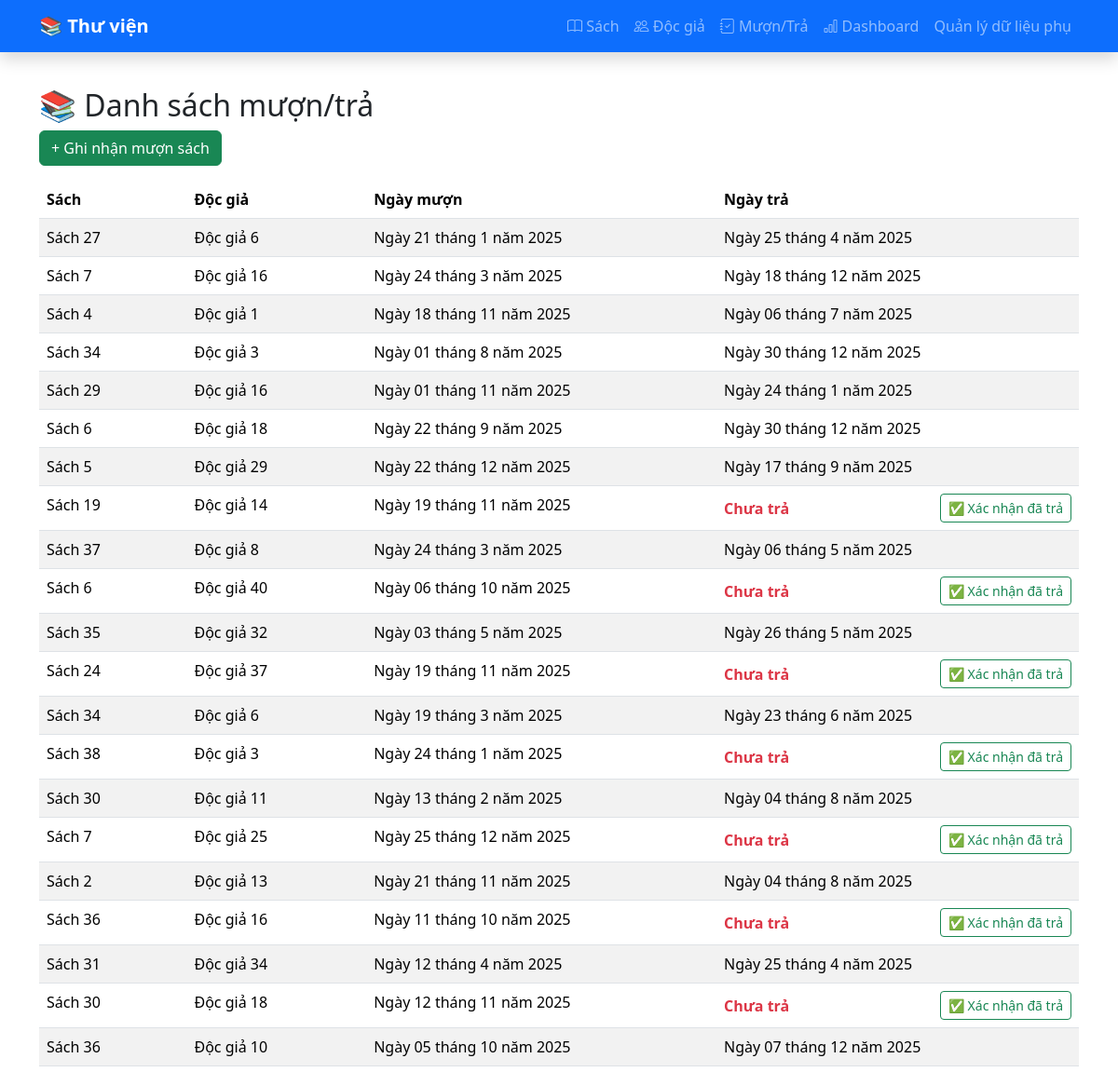
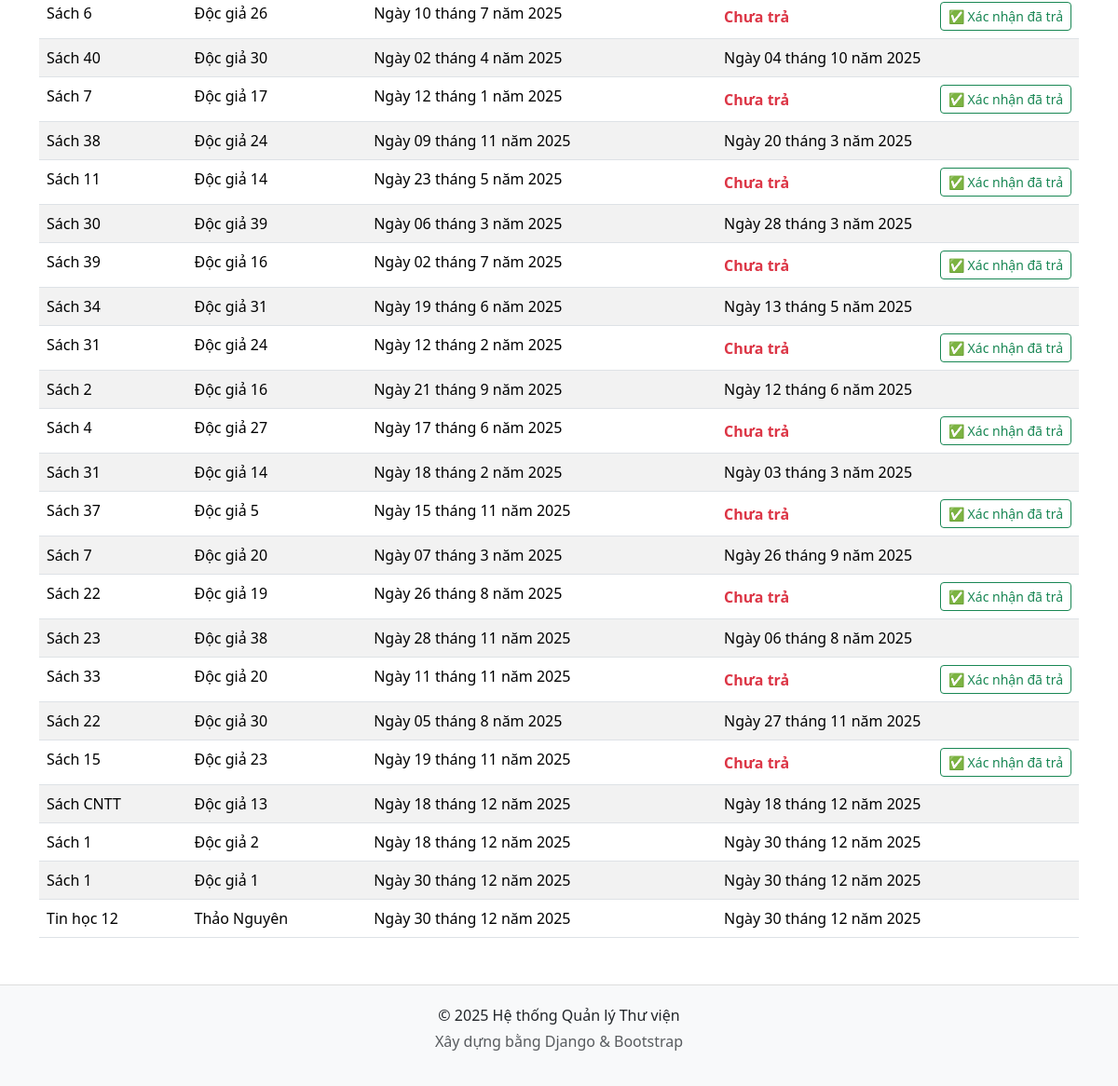
Screenshot of /loans/ with the database file from the repository (2 pictures, top to bottom).
### catalog/models.py (models this page shows, shortened)
class Loan(models.Model):
    book = models.ForeignKey(Book, on_delete=models.CASCADE)
    borrower = models.ForeignKey(Borrower, on_delete=models.CASCADE)
    borrow_date = models.DateField(auto_now_add=True)
    return_date = models.DateField(null=True, blank=True)

class Book(models.Model):
    title = models.CharField(max_length=200)
    author = models.ForeignKey(Author, on_delete=models.CASCADE)
    category = models.ForeignKey(Category, on_delete=models.SET_NULL, null=True)
    publisher = models.ForeignKey(Publisher, on_delete=models.SET_NULL, null=True)
    publish_year = models.IntegerField()
    quantity = models.IntegerField(default=1)

class Borrower(models.Model):
    name = models.CharField(max_length=100)
    email = models.EmailField()
    phone = models.CharField(max_length=20)

### catalog/views.py (the view)
# urls.py: path("loans/", views.loan_list, name="loan_list"),
def loan_list(request):
    loans = Loan.objects.select_related("book", "borrower").all()
    return render(request, "catalog/loan_list.html", {"loans": loans})

### templates/catalog/loan_list.html (shortened to what this page needs)
{% extends "base.html" %}
{% block content %}
<h2>📚 Danh sách mượn/trả</h2>
<a href="{% url 'loan_create' %}" class="btn btn-success mb-3">+ Ghi nhận mượn sách</a>
<table class="table table-striped">
  <thead>
    <tr>
      <th>Sách</th>
      <th>Độc giả</th>
      <th>Ngày mượn</th>
      <th>Ngày trả</th>
    </tr>
  </thead>
  <tbody>
    {% for l in loans %}
    <tr>
      <td>{{ l.book.title }}</td>
      <td>{{ l.borrower.name }}</td>
      <td>{{ l.borrow_date }}</td>
      <td>
        {% if l.return_date %}
          {{ l.return_date }}
        {% else %}
          <div class="d-flex justify-content-between align-items-center">
            <span class="text-danger fw-bold">Chưa trả</span>
            <form method="post" action="{% url 'confirm_return' l.pk %}">
              <button type="submit" class="btn btn-outline-success btn-sm ms-2">✅ Xác nhận đã trả</button>
            </form>
          </div>
        {% endif %}
      </td>
    </tr>
    {% empty %}
    <tr><td colspan="4">Chưa có lượt mượn nào.</td></tr>
    {% endfor %}
  </tbody>
</table>
{% endblock %}

### templates/base.html (style rules this page uses)
body { padding-top: 70px; }

### rows the page displays
Loan: book "Sách 27", borrower.name "Độc giả 6", borrow_date "Ngày 21 tháng 1 năm 2025", return_date "Ngày 25 tháng 4 năm 2025"
Loan: book "Sách 7", borrower.name "Độc giả 16", borrow_date "Ngày 24 tháng 3 năm 2025", return_date "Ngày 18 tháng 12 năm 2025"
Loan: book "Sách 4", borrower.name "Độc giả 1", borrow_date "Ngày 18 tháng 11 năm 2025", return_date "Ngày 06 tháng 7 năm 2025"
Loan: book "Sách 34", borrower.name "Độc giả 3", borrow_date "Ngày 01 tháng 8 năm 2025", return_date "Ngày 30 tháng 12 năm 2025"
Loan: book "Sách 29", borrower.name "Độc giả 16", borrow_date "Ngày 01 tháng 11 năm 2025", return_date "Ngày 24 tháng 1 năm 2025"
Loan: book "Sách 6", borrower.name "Độc giả 18", borrow_date "Ngày 22 tháng 9 năm 2025", return_date "Ngày 30 tháng 12 năm 2025"
Loan: book "Sách 5", borrower.name "Độc giả 29", borrow_date "Ngày 22 tháng 12 năm 2025", return_date "Ngày 17 tháng 9 năm 2025"
Loan: book "Sách 19", borrower.name "Độc giả 14", borrow_date "Ngày 19 tháng 11 năm 2025", shows "Chưa trả"
Loan: book "Sách 37", borrower.name "Độc giả 8", borrow_date "Ngày 24 tháng 3 năm 2025", return_date "Ngày 06 tháng 5 năm 2025"
Loan: book "Sách 6", borrower.name "Độc giả 40", borrow_date "Ngày 06 tháng 10 năm 2025", shows "Chưa trả"
Loan: book "Sách 35", borrower.name "Độc giả 32", borrow_date "Ngày 03 tháng 5 năm 2025", return_date "Ngày 26 tháng 5 năm 2025"
Loan: book "Sách 24", borrower.name "Độc giả 37", borrow_date "Ngày 19 tháng 11 năm 2025", shows "Chưa trả"
Loan: book "Sách 34", borrower.name "Độc giả 6", borrow_date "Ngày 19 tháng 3 năm 2025", return_date "Ngày 23 tháng 6 năm 2025"
Loan: book "Sách 38", borrower.name "Độc giả 3", borrow_date "Ngày 24 tháng 1 năm 2025", shows "Chưa trả"
Loan: book "Sách 30", borrower.name "Độc giả 11", borrow_date "Ngày 13 tháng 2 năm 2025", return_date "Ngày 04 tháng 8 năm 2025"
Loan: book "Sách 7", borrower.name "Độc giả 25", borrow_date "Ngày 25 tháng 12 năm 2025", shows "Chưa trả"
Loan: book "Sách 2", borrower.name "Độc giả 13", borrow_date "Ngày 21 tháng 11 năm 2025", return_date "Ngày 04 tháng 8 năm 2025"
Loan: book "Sách 36", borrower.name "Độc giả 16", borrow_date "Ngày 11 tháng 10 năm 2025", shows "Chưa trả"
Loan: book "Sách 31", borrower.name "Độc giả 34", borrow_date "Ngày 12 tháng 4 năm 2025", return_date "Ngày 25 tháng 4 năm 2025"
Loan: book "Sách 30", borrower.name "Độc giả 18", borrow_date "Ngày 12 tháng 11 năm 2025", shows "Chưa trả"
Loan: book "Sách 36", borrower.name "Độc giả 10", borrow_date "Ngày 05 tháng 10 năm 2025", return_date "Ngày 07 tháng 12 năm 2025"
Loan: book "Sách 6", borrower.name "Độc giả 26", borrow_date "Ngày 10 tháng 7 năm 2025", shows "Chưa trả"
Loan: book "Sách 40", borrower.name "Độc giả 30", borrow_date "Ngày 02 tháng 4 năm 2025", return_date "Ngày 04 tháng 10 năm 2025"
Loan: book "Sách 7", borrower.name "Độc giả 17", borrow_date "Ngày 12 tháng 1 năm 2025", shows "Chưa trả"
Loan: book "Sách 38", borrower.name "Độc giả 24", borrow_date "Ngày 09 tháng 11 năm 2025", return_date "Ngày 20 tháng 3 năm 2025"
Loan: book "Sách 11", borrower.name "Độc giả 14", borrow_date "Ngày 23 tháng 5 năm 2025", shows "Chưa trả"
Loan: book "Sách 30", borrower.name "Độc giả 39", borrow_date "Ngày 06 tháng 3 năm 2025", return_date "Ngày 28 tháng 3 năm 2025"
Loan: book "Sách 39", borrower.name "Độc giả 16", borrow_date "Ngày 02 tháng 7 năm 2025", shows "Chưa trả"
Loan: book "Sách 34", borrower.name "Độc giả 31", borrow_date "Ngày 19 tháng 6 năm 2025", return_date "Ngày 13 tháng 5 năm 2025"
Loan: book "Sách 31", borrower.name "Độc giả 24", borrow_date "Ngày 12 tháng 2 năm 2025", shows "Chưa trả"
Loan: book "Sách 2", borrower.name "Độc giả 16", borrow_date "Ngày 21 tháng 9 năm 2025", return_date "Ngày 12 tháng 6 năm 2025"
Loan: book "Sách 4", borrower.name "Độc giả 27", borrow_date "Ngày 17 tháng 6 năm 2025", shows "Chưa trả"
Loan: book "Sách 31", borrower.name "Độc giả 14", borrow_date "Ngày 18 tháng 2 năm 2025", return_date "Ngày 03 tháng 3 năm 2025"
Loan: book "Sách 37", borrower.name "Độc giả 5", borrow_date "Ngày 15 tháng 11 năm 2025", shows "Chưa trả"
Loan: book "Sách 7", borrower.name "Độc giả 20", borrow_date "Ngày 07 tháng 3 năm 2025", return_date "Ngày 26 tháng 9 năm 2025"
Loan: book "Sách 22", borrower.name "Độc giả 19", borrow_date "Ngày 26 tháng 8 năm 2025", shows "Chưa trả"
Loan: book "Sách 23", borrower.name "Độc giả 38", borrow_date "Ngày 28 tháng 11 năm 2025", return_date "Ngày 06 tháng 8 năm 2025"
Loan: book "Sách 33", borrower.name "Độc giả 20", borrow_date "Ngày 11 tháng 11 năm 2025", shows "Chưa trả"
Loan: book "Sách 22", borrower.name "Độc giả 30", borrow_date "Ngày 05 tháng 8 năm 2025", return_date "Ngày 27 tháng 11 năm 2025"
Loan: book "Sách 15", borrower.name "Độc giả 23", borrow_date "Ngày 19 tháng 11 năm 2025", shows "Chưa trả"
Loan: book "Sách CNTT", borrower.name "Độc giả 13", borrow_date "Ngày 18 tháng 12 năm 2025", return_date "Ngày 18 tháng 12 năm 2025"
Loan: book "Sách 1", borrower.name "Độc giả 2", borrow_date "Ngày 18 tháng 12 năm 2025", return_date "Ngày 30 tháng 12 năm 2025"
Loan: book "Sách 1", borrower.name "Độc giả 1", borrow_date "Ngày 30 tháng 12 năm 2025", return_date "Ngày 30 tháng 12 năm 2025"
Loan: book "Tin học 12", borrower.name "Thảo Nguyên", borrow_date "Ngày 30 tháng 12 năm 2025", return_date "Ngày 30 tháng 12 năm 2025"
